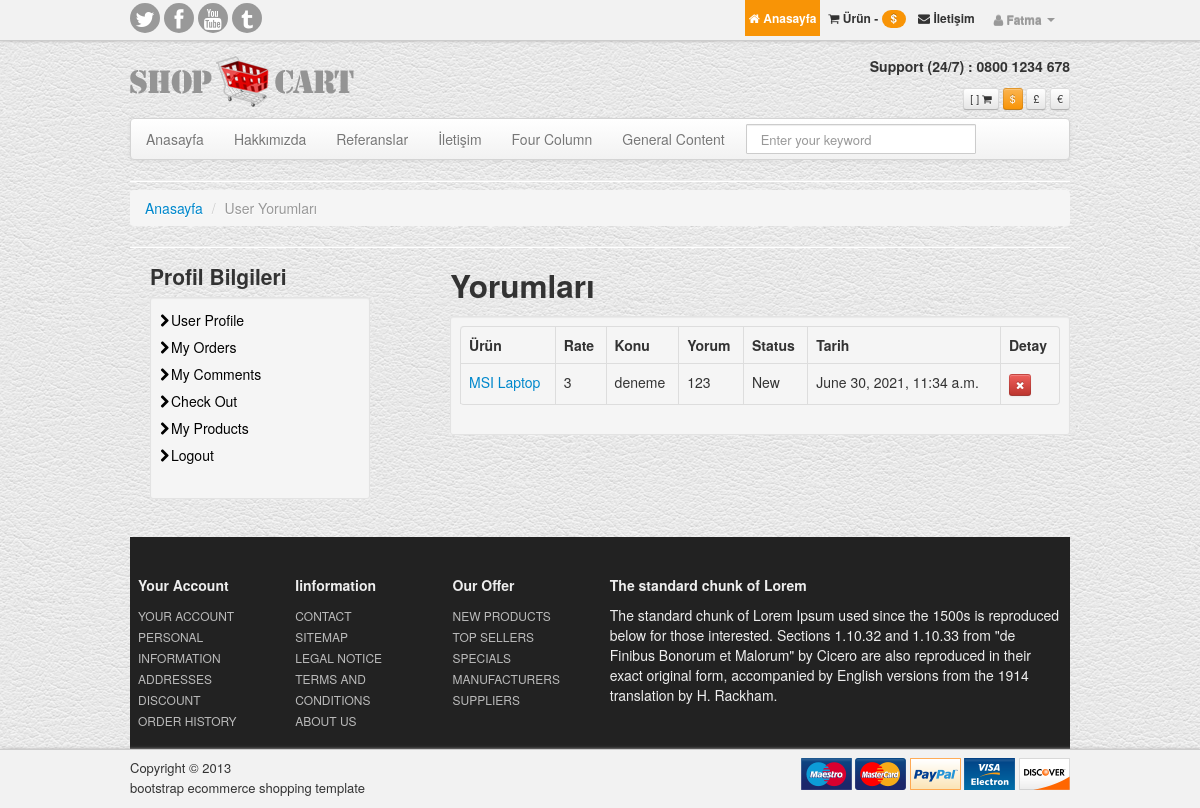
/user/comments/ (signed in), run on the app's committed database.
### product/models.py (models this page shows, shortened)
class Comment(models.Model):
    STATUS = (
        ('New', 'Yeni'),
        ('True', 'Evet'),
        ('False', 'Hayır'),
    )
    product = models.ForeignKey(Product, on_delete=models.CASCADE)
    user = models.ForeignKey(User, on_delete=models.CASCADE)
    subject = models.CharField(max_length=50)
    comment = models.TextField(blank=True, max_length=200)
    rate = models.IntegerField(blank=True)
    status = models.CharField(max_length=10, choices=STATUS, default='New')
    ip = models.CharField(blank=True, max_length=20)
    create_at = models.DateTimeField(auto_now_add=True)
    update_at = models.DateTimeField(auto_now=True)

class Product(models.Model):
    STATUS = (
        ('True', 'Evet'),
        ('False', 'Hayır'),
    )
    category = models.ForeignKey(Category, on_delete=models.CASCADE)  # category ile ilişki kurma
    title = models.CharField(max_length=150)
    keywords = models.CharField(blank=True, max_length=255)
    description = models.CharField(blank=True, max_length=255)
    image = models.ImageField(blank=True, upload_to='images/')
    price = models.FloatField()
    amount = models.IntegerField()
    detail = RichTextUploadingField()
    slug = models.SlugField(null=False, unique=True)
    status = models.CharField(max_length=10, choices=STATUS)
    create_at = models.DateTimeField(auto_now_add=True)
    update_at = models.DateTimeField(auto_now=True)
    def image_tag(self):
        return mark_safe('<img src="{}" height="50"/>'.format(self.image.url))
    image_tag.short_description = 'Image'

### user/views.py (the view)
# urls.py: path('comments/', views.comments, name='comments'),
@login_required(login_url='/login')
def comments(request):
    category = Category.objects.all()
    current_user = request.user
    comments = Comment.objects.filter(user_id=current_user.id)
    context = {
        'category': category,
        'comments': comments,
    }
    return render(request, 'user_comments.html', context)

### user/templates/user_comments.html (shortened to what this page needs)
{%  extends "homebase.html" %}
{% block content %}
	<hr class="soften">
	<div>
        <ul class="breadcrumb">
		    <li><a href="/">Anasayfa</a> <span class="divider">/</span></li>
		    <li class="active">User Yorumları</li>
        </ul>
	</div>
	<hr class="soften">
	<div class="row">
		<div class="span4">
            {% include "user_panel.html" %}
		</div>
		<div class="span8">
            <h2>Yorumları</h2>
            <div class="well well-small">
        <table class="table table-bordered">
              <thead>
              <tr>
                  <th>Ürün</th>
                  <th>Rate</th>
                  <th>Konu</th>
                  <th>Yorum</th>
                  <th>Status</th>
                  <th>Tarih</th>
                  <th>Detay</th>
              </tr>
              {% for rs in comments %}
              <tr>
                  <td><a href="/product/{{ rs.product_id }}/{{ rs.product.slug }}">{{ rs.product.title }}</a></td>
                  <td>{{ rs.rate }}</td>
                  <td>{{ rs.subject }}</td>
                  <td>{{ rs.comment }}</td>
                  <td>{{ rs.status }}</td>
                  <td>{{ rs.create_at }}</td>
                  <td><a href="/user/deletecomment/{{ rs.id }}" onclick="return confirm('Silmek istediğinize emin misiniz?')"> <button class="btn btn-mini btn-danger" type="button"><span class="icon-remove"></span></button></a></td>
              </tr>
              {% endfor %}
              </thead>
            </table>
            </div>
		</div>
	</div>
{% endblock %}

### home/templates/header.html (shortened to what this page needs)
<div class="navbar navbar-inverse navbar-fixed-top">
    {% load static %}
    <div class="topNav">
		<div class="container">
			<div class="alignR">
				<div class="pull-left socialNw">
					<a href="#"><span class="icon-twitter"></span></a>
					<a href="#"><span class="icon-facebook"></span></a>
					<a href="#"><span class="icon-youtube"></span></a>
					<a href="#"><span class="icon-tumblr"></span></a>
				</div>
				<a class="active" href="/"> <span class="icon-home"></span> Anasayfa</a>
                {% if user.id is not None %}
                    <ul class="nav pull-right">
			            <li class="dropdown">
				            <a data-toggle="dropdown" class="dropdown-toggle" href="/"><span class="icon-user"></span> {{ user.first_name}} <b class="caret"></b></a>
			            </li>
			        </ul>
				<a href="/shopcart/"><span class="icon-shopping-cart"></span> {{ request.session.cart_items }} Ürün - <span class="badge badge-warning"> ${{ total }}</span></a>
                {% else %}
				<a href="/signup"><span class="icon-edit"></span> Kayıt Ol </a>
                    <a href="/login"><span class="icon-user"></span> Giriş Yap </a>
                {% endif %}
            <a href="/iletisim"><span class="icon-envelope"></span> İletişim</a>
			</div>
		</div>
	</div>
</div>
<div class="container">
<header id="header">
<div class="row">
	<div class="span4">
	<h1>
	<a class="logo" href="/"><span>Twitter Bootstrap ecommerce template</span>
        {% load static %}
		<img src="{% static 'assets/img/logo-bootstrap-shoping-cart.png' %}" alt="bootstrap sexy shop">
	</a>
	</h1>
	</div>
	<div class="span8 alignR">
	<p><br> <strong> Support (24/7) :  0800 1234 678 </strong><br><br></p>
	<a href="/shopcart/"><span class="btn btn-mini"href="/shopcart/">[ {{ request.session.cart_items }}  ]  <span class="icon-shopping-cart" href="/shopcart/"></span></span></a>
	<span class="btn btn-warning btn-mini">$</span>
	<span class="btn btn-mini">&pound;</span>
	<span class="btn btn-mini">&euro;</span>
	</div>
</div>
</header>
<div class="navbar">
    {% load static %}
	  <div class="navbar-inner">
		<div class="container">
		  <div class="nav-collapse">
			<ul class="nav">
			  <li class=""><a href="/">Anasayfa</a></li>
			  <li class=""><a href="/hakkimizda">Hakkımızda</a></li>
			  <li class=""><a href="/referanslar">Referanslar</a></li>
			  <li class=""><a href="/iletisim">İletişim</a></li>
			  <li class=""><a href="{% static 'four-col.html' %}">Four Column</a></li>
			  <li class=""><a href="{% static 'general.html' %}">General Content</a></li>
			</ul>
			<form action="/search/" class="navbar-search pull-left" method="post">
			  <input type="text" name="query" placeholder="Enter your keyword" class="search-query span2">
			</form>
		  </div>
		</div>
	  </div>
	</div>

### home/static/style.css (style rules this page uses)
body { background:url(assets/img/white_leather.png) repeat 0 0; }
#header { padding:8px 0 8px; }
#header a { text-decoration:none }
#header p { padding:0; margin:0; line-height:1em; font-size:100% }
#header h1 { margin:0;line-height:1em }
#header { padding-top:44px; }
.logo { padding-top: 11px;display: block; }
hr.soften { margin: 8px 0;background: #DDD; }
.navbar-inner { padding-left: 0;padding-right: 0; }
.alignR { text-align:right; }
.navbar .nav , .marginLess { margin:0 }
.navbar-search .search-query { padding: 4px 14px;-moz-border-radius: 1px;-webkit-border-radius: 1px;border-radius: 1px;line-height: 1.5em; min-width: 200px; }
.navbar-search { margin-left:6px; }
.topNav { padding: 0;border-bottom: 1px solid #CCC;background: #f2f2f2;box-shadow: 0 0 3px #B1AFAF; }
.topNav a { color:#333; font-size:12px; font-weight:bold; display:inline-block; padding:8px 4px; }
.topNav a:hover, .topNav a.active { color:#fff; background:#f89406; text-decoration:none }
.socialNw a { width:24px; height:24px; line-height:24px; display:inline-block; padding:3px; margin-top:3px; font-size:21px; border-radius:50%; background:#999; color:#fff; text-align:center; }

### data on the page
Comment: product "MSI Laptop", rate "3", subject "deneme", comment "123", status "New", create_at "June 30, 2021, 11:34 a.m."

### other printed values
{{ user.first_name }} "Fatma"
